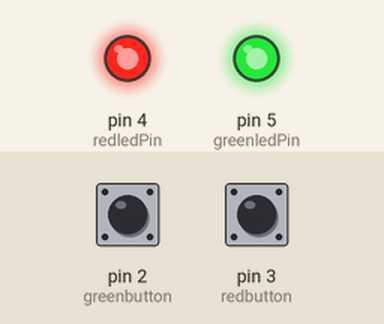
A sketch run on a simulated Arduino Uno, built with avr-gcc and run on an emulated ATmega328P. Parts: output pins drawn as LEDs (lit = HIGH). The inputs (shaded band) are chosen by the test bench; at power-on: pin 2 (greenbutton) LOW, pin 3 (redbutton) LOW.

Above: at 1.2 s.
1.3 s: pin 2 (greenbutton) pulled HIGH for 0.15 s
At 1.37 s:
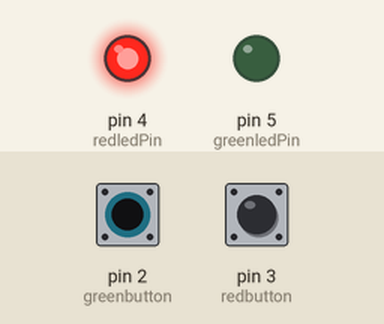
2.9 s: pin 3 (redbutton) pulled HIGH for 0.15 s
At 2.97 s:
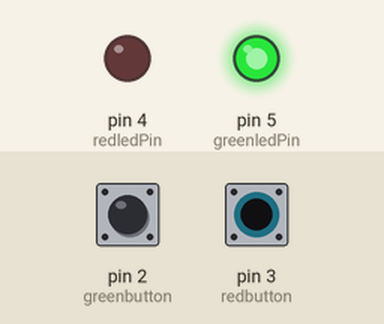
4.5 s: pin 3 (redbutton) pulled HIGH for 3.2 s
At 8.9 s:
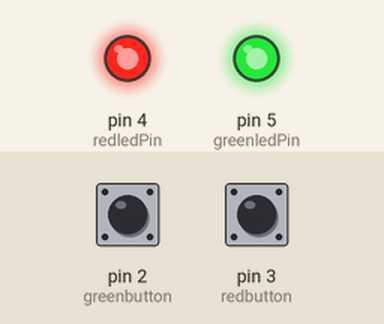
9.2 s: pin 2 (greenbutton) pulled HIGH for 3.2 s
At 10.0 s:
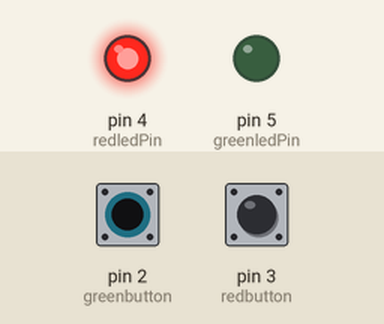
13.9 s: pin 2 (greenbutton) driven HIGH and pin 3 (redbutton) driven HIGH
At 14.8 s:
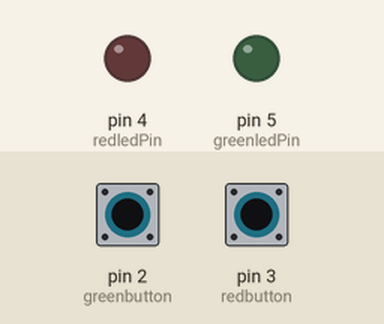
Timing chart, 0 to 16.4 s (numbered marks = the images above; inputs shaded):
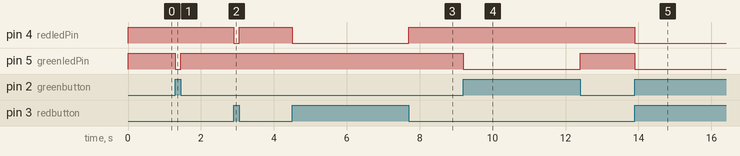

Measured:
- after the input at 1.3 s, pin 5 (greenledPin): HIGH → LOW at once, → HIGH 0.15 s later
- after the input at 2.9 s, pin 4 (redledPin): HIGH → LOW at once, → HIGH 0.15 s later
- after the input at 4.5 s, pin 4 (redledPin): HIGH → LOW at once, → HIGH 3.2 s later
- after the input at 9.2 s, pin 5 (greenledPin): HIGH → LOW at once, → HIGH 3.2 s later
- after the input at 13.9 s, pin 4 (redledPin), pin 5 (greenledPin): HIGH → LOW at once

The sketch:

button.ino
```cpp
const int redbutton = 3;
const int greenbutton = 2;
const int redledPin =  4;
const int greenledPin =  5;
int redswitch =0;
int greenswitch =0;

void setup() {

  pinMode(redledPin, OUTPUT);
  pinMode(greenledPin, OUTPUT);
  pinMode(redbutton, INPUT);
  pinMode(greenbutton, INPUT);
}

void loop() {

  redswitch = digitalRead(redbutton);
  greenswitch = digitalRead(greenbutton);


  if (redswitch == HIGH) {

    digitalWrite(redledPin, LOW);
  }
  else {

    digitalWrite(redledPin, HIGH);
  }

if (greenswitch == HIGH) {

    digitalWrite(greenledPin, LOW);
  } else {

    digitalWrite(greenledPin, HIGH);
  }
}
```
